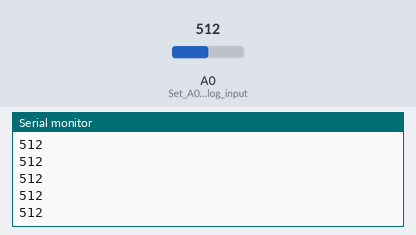
Recording of a sketch running on a simulated Arduino Uno, built with avr-gcc and run on an emulated ATmega328P. Parts: the last lines printed to the serial monitor. The test bench sets the inputs (shaded band); at power-on: A0 (Set_A0_as_analog_input) = 512.

Above: at 1.2 s.
1.3 s: A0 (Set_A0_as_analog_input) set to 716
At 1.56 s:
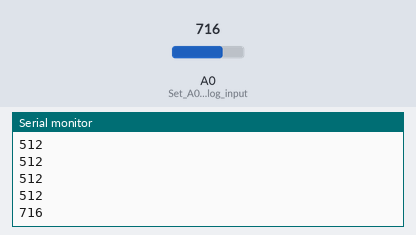
2.8 s: A0 (Set_A0_as_analog_input) set to 900
At 2.96 s:
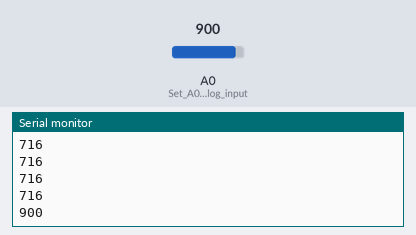
Timing chart, 0 to 5.8 s (numbered marks = the images above; inputs shaded):
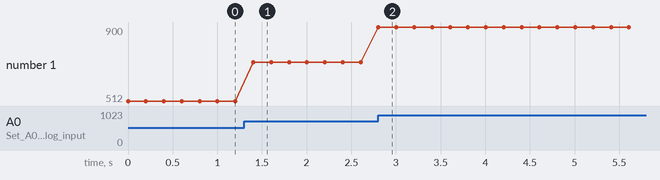

Measured:
- after the input at 1.3 s, the serial monitor: prints a new line after 0.10 s (image 1)
- after the input at 2.8 s, the serial monitor: prints a new line at once (image 2)
- plotted number 1: 512 → 716 after the input at 1.3 s, 716 → 900 after the input at 2.8 s

The sketch:

lab3_potentiometer_read.ino
```cpp
// Lab 3: Read Analog Input from Potentiometer

void setup() {
  Serial.begin(9600);       // Initialize Serial Monitor
  pinMode(A0, INPUT);       // Set A0 as analog input
}

void loop() {
  int potValue = analogRead(A0);   // Read analog value (0 to 1023)
  Serial.println(potValue);        // Display value in Serial Monitor
  delay(200);                      // Wait 200ms before next read
}
```
